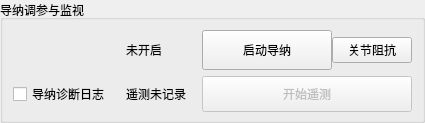
     <widget class="QGroupBox" name="groupBox_Admittance">
      <property name="title">
       <string>导纳调参与监视</string>
      </property>
      <layout class="QGridLayout" name="gridLayout_Admittance">
       <property name="leftMargin">
        <number>10</number>
       </property>
       <property name="topMargin">
        <number>10</number>
       </property>
       <property name="rightMargin">
        <number>10</number>
       </property>
       <property name="bottomMargin">
        <number>8</number>
       </property>
       <property name="horizontalSpacing">
        <number>16</number>
       </property>
       <property name="verticalSpacing">
        <number>6</number>
       </property>
       <item row="0" column="2">
        <widget class="QLabel" name="label_AdmittanceStatus">
         <property name="text">
          <string>未开启</string>
         </property>
         <property name="wordWrap">
          <bool>true</bool>
         </property>
         <property name="sizePolicy">
          <sizepolicy hsizetype="Expanding" vsizetype="Preferred">
           <horstretch>1</horstretch>
           <verstretch>0</verstretch>
          </sizepolicy>
         </property>
         <property name="toolTip">
          <string>显示本轮导纳场景、运行阶段或退出原因。</string>
         </property>
        </widget>
       </item>
       <item row="0" column="3">
        <layout class="QHBoxLayout" name="impedanceEntryLayout">
         <item>
          <widget class="QPushButton" name="pushButton_Admittance">
           <property name="enabled">
            <bool>true</bool>
           </property>
           <property name="text">
            <string>启动导纳</string>
           </property>
           <property name="minimumSize">
            <size>
             <width>130</width>
             <height>40</height>
            </size>
           </property>
           <property name="toolTip">
            <string>打开导纳界面，默认六轴固定参考、无需主端；在导纳界面点击启动后才开始运动。关闭导纳界面仅隐藏，停止请使用停止导纳或主窗口停止。</string>
           </property>
          </widget>
         </item>
         <item>
          <widget class="QPushButton" name="pushButton_Impedance">
           <property name="text">
            <string>关节阻抗</string>
           </property>
          </widget>
         </item>
        </layout>
       </item>
       <item row="1" column="0" colspan="2">
        <widget class="QCheckBox" name="checkBox_AdmittanceLogging">
         <property name="text">
          <string>导纳诊断日志</string>
         </property>
         <property name="toolTip">
          <string>可在导纳运行前或运行中开启，记录原始遥测、模型计算耗时、片段与伺服间隔。与导纳窗口的日志开关同步，不启动运动。</string>
         </property>
        </widget>
       </item>
       <item row="1" column="2">
        <widget class="QLabel" name="label_TelemetryStatus">
         <property name="text">
          <string>遥测未记录</string>
         </property>
         <property name="wordWrap">
          <bool>true</bool>
         </property>
        </widget>
       </item>
       <item row="1" column="3">
        <widget class="QPushButton" name="pushButton_Telemetry">
         <property name="enabled">
          <bool>false</bool>
         </property>
         <property name="text">
          <string>开始遥测</string>
         </property>
         <property name="minimumSize">
          <size>
           <width>130</width>
           <height>36</height>
          </size>
         </property>
         <property name="toolTip">
          <string>连接机械臂后可随时以 500 Hz 记录机器人状态及六轴偏差、碰撞比例；无需启动导纳，不发送运动指令。文件保存在 logs/telemetry。导纳内部时序另勾选“导纳诊断日志”。</string>
         </property>
        </widget>
       </item>
      </layout>
     </widget>
